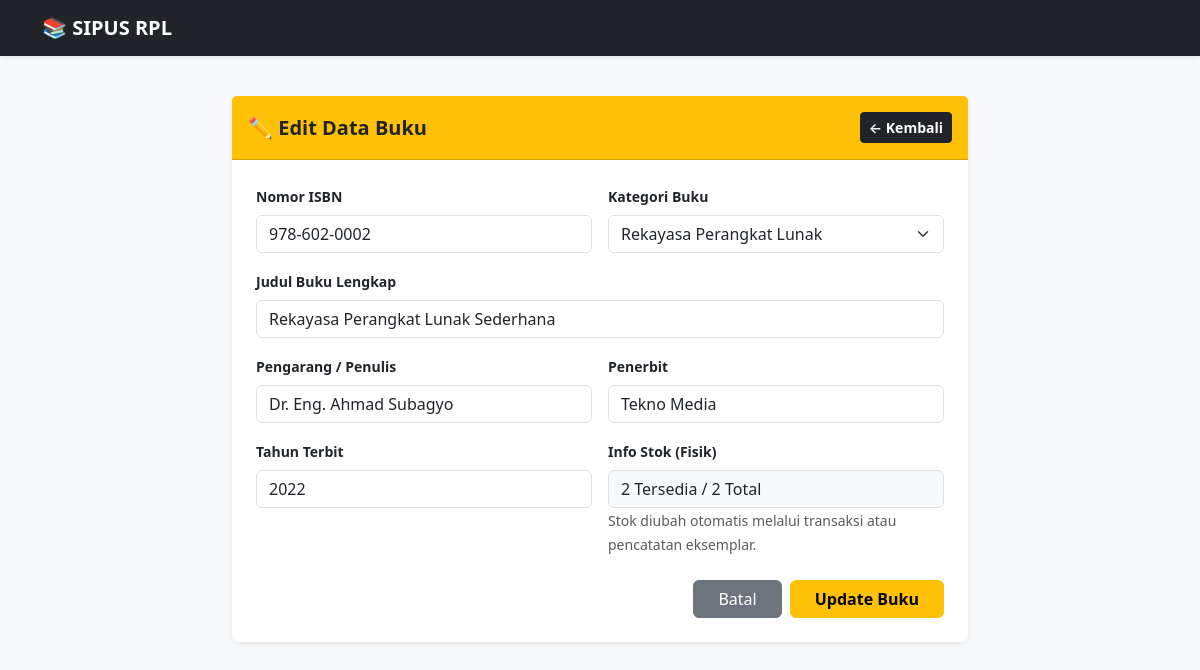
The app's page /buku/edit.php?id=2 (signed in) with its own data.
### tables this page shows
CREATE TABLE IF NOT EXISTS `books` (
    `id` INT AUTO_INCREMENT PRIMARY KEY,
    `isbn` VARCHAR(20) NOT NULL UNIQUE,
    `title` VARCHAR(200) NOT NULL,
    `author` VARCHAR(100) NOT NULL,
    `publisher` VARCHAR(100) NOT NULL,
    `publication_year` INT NOT NULL,
    `category` VARCHAR(50) NOT NULL,
    `total_stock` INT NOT NULL DEFAULT 0,
    `available_stock` INT NOT NULL DEFAULT 0,
    `created_at` DATETIME DEFAULT CURRENT_TIMESTAMP
);

### buku/edit.php (the view, shortened to what this page needs)
<?php
require_once '../config/koneksi.php';
$id = isset($_GET['id']) ? (int)$_GET['id'] : 0;
$sql_get = "SELECT * FROM books WHERE id = ? LIMIT 1";
$stmt_get = mysqli_prepare($koneksi, $sql_get);
mysqli_stmt_bind_param($stmt_get, "i", $id);
mysqli_stmt_execute($stmt_get);
$result = mysqli_stmt_get_result($stmt_get);
$buku = mysqli_fetch_assoc($result);
?>
<!DOCTYPE html>
<html lang="id">
<head>
    <link href="https://cdn.jsdelivr.net/npm/bootstrap@5.3.2/dist/css/bootstrap.min.css" rel="stylesheet">
</head>
<body class="bg-light">
    <nav class="navbar navbar-expand-lg navbar-dark bg-dark shadow-sm mb-4">
        <div class="container">
            <a class="navbar-brand fw-bold" href="../dashboard_admin.php">📚 SIPUS RPL</a>
        </div>
    </nav>
    <div class="container py-3">
        <div class="row justify-content-center">
            <div class="col-md-8">
                <div class="card shadow-sm border-0">
                    <div class="card-header bg-warning text-dark d-flex justify-content-between align-items-center py-3">
                        <h5 class="mb-0 fw-bold">✏️ Edit Data Buku</h5>
                        <a href="index.php" class="btn btn-dark btn-sm fw-semibold">&larr; Kembali</a>
                    </div>
                    <div class="card-body p-4">
                        <form action="edit.php?id=<?= $id; ?>" method="POST">
                            <div class="row g-3">
                                <div class="col-md-6">
                                    <label class="form-label fw-bold small">Nomor ISBN</label>
                                    <input type="text" name="isbn" class="form-control" value="<?= htmlspecialchars($buku['isbn']); ?>" required>
                                </div>
                                <div class="col-md-6">
                                    <label class="form-label fw-bold small">Kategori Buku</label>
                                    <select name="category" class="form-select" required>
                                        <?php
                                        $categories = ['Pemrograman', 'Rekayasa Perangkat Lunak', 'Database', 'Sistem Informasi', 'Web Design', 'Jaringan & Keamanan', 'Umum'];
                                        foreach ($categories as $cat) {
                                            $selected = ($buku['category'] === $cat) ? 'selected' : '';
                                            echo "<option value='$cat' $selected>$cat</option>";
                                        }
                                        ?>
                                    </select>
                                </div>
                                <div class="col-md-12">
                                    <label class="form-label fw-bold small">Judul Buku Lengkap</label>
                                    <input type="text" name="title" class="form-control" value="<?= htmlspecialchars($buku['title']); ?>" required>
                                </div>
                                <div class="col-md-6">
                                    <label class="form-label fw-bold small">Pengarang / Penulis</label>
                                    <input type="text" name="author" class="form-control" value="<?= htmlspecialchars($buku['author']); ?>" required>
                                </div>
                                <div class="col-md-6">
                                    <label class="form-label fw-bold small">Penerbit</label>
                                    <input type="text" name="publisher" class="form-control" value="<?= htmlspecialchars($buku['publisher']); ?>" required>
                                </div>
                                <div class="col-md-6">
                                    <label class="form-label fw-bold small">Tahun Terbit</label>
                                    <input type="number" name="publication_year" class="form-control" value="<?= htmlspecialchars($buku['publication_year']); ?>" required>
                                </div>
                                <div class="col-md-6">
                                    <label class="form-label fw-bold small">Info Stok (Fisik)</label>
                                    <input type="text" class="form-control bg-light" value="<?= htmlspecialchars($buku['available_stock']); ?> Tersedia / <?= htmlspecialchars($buku['total_stock']); ?> Total" disabled>
                                    <span class="form-text text-muted small">Stok diubah otomatis melalui transaksi atau pencatatan eksemplar.</span>
                                </div>
                                <div class="col-md-12 mt-4 d-flex justify-content-end gap-2">
                                    <a href="index.php" class="btn btn-secondary px-4">Batal</a>
                                    <button type="submit" class="btn btn-warning px-4 fw-bold">Update Buku</button>
                                </div>
                            </div>
                        </form>
                    </div>
                </div>
            </div>
        </div>
    </div>
</body>
</html>

### records on screen
books: isbn "978-602-0002", title "Rekayasa Perangkat Lunak Sederhana", author "Dr. Eng. Ahmad Subagyo", publisher "Tekno Media", publication_year "2022", available_stock+total_stock "2 Tersedia / 2 Total"

### other values on screen
form field category "Rekayasa Perangkat Lunak"
